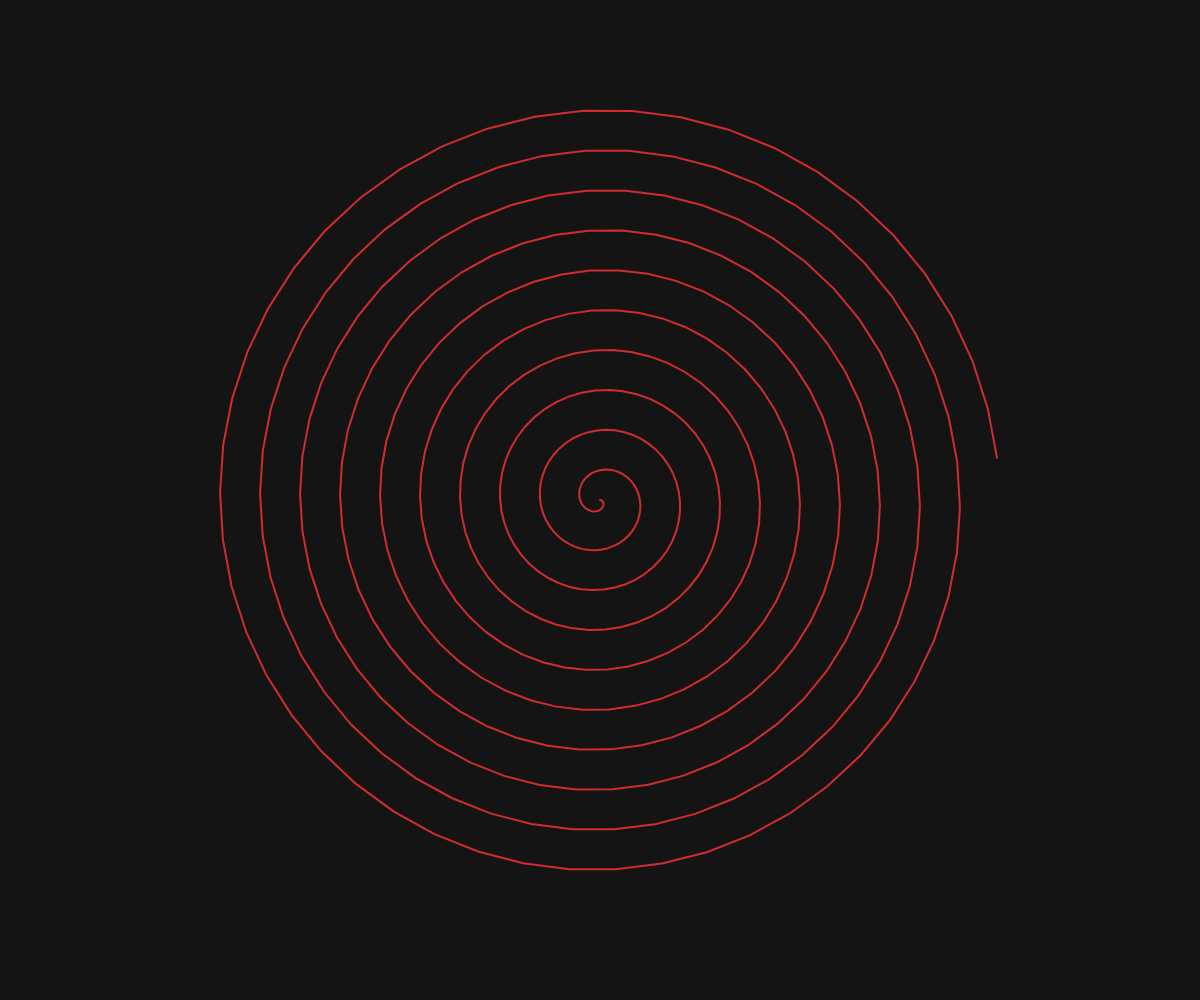
Frame 1 (no input)
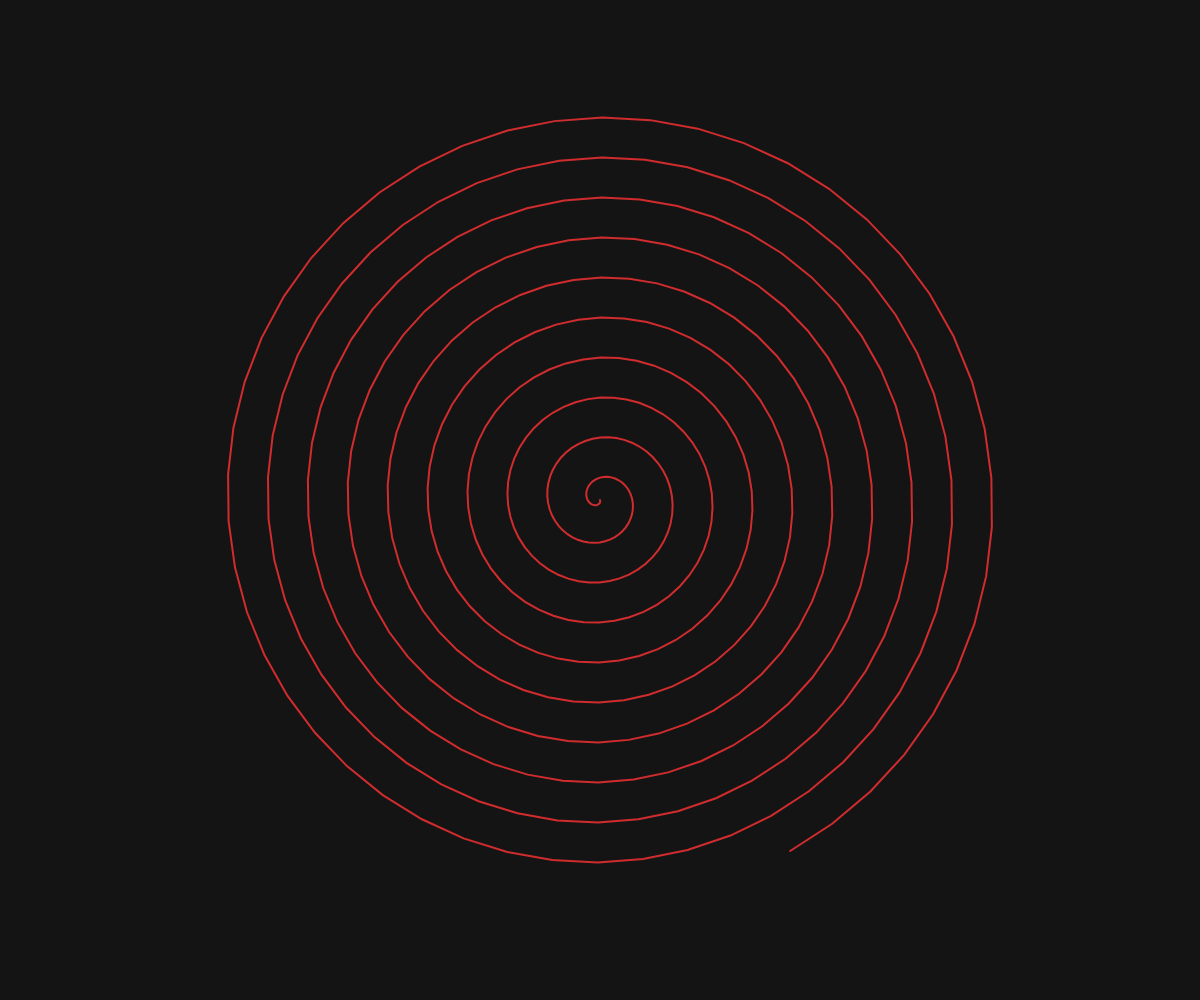
Frame 60 (no input)
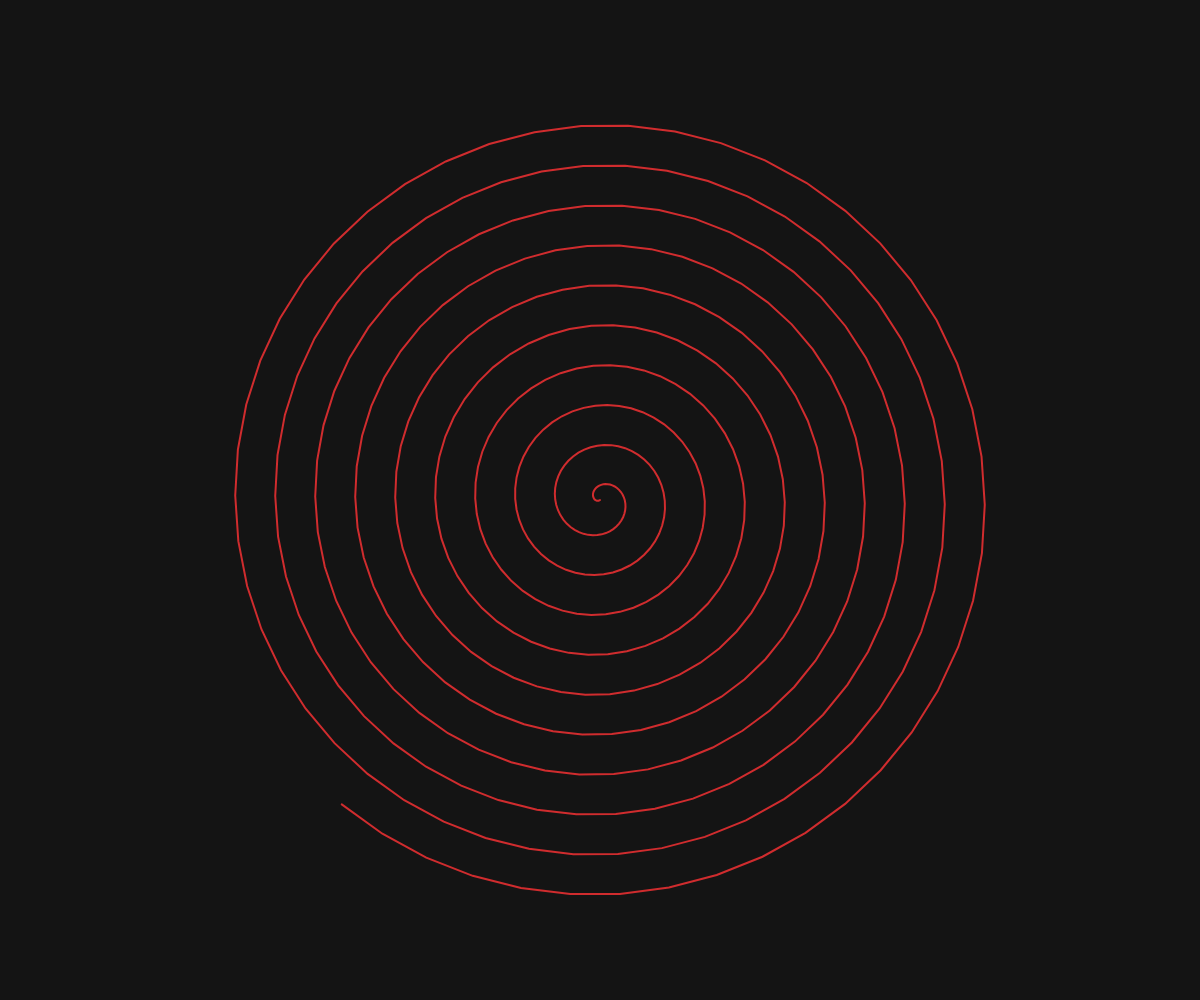
Frame 120 (the mouse pressed at the canvas centre since frame 60)

The p5.js sketch that drew these frames (run headless with seeded random() and noise() and a simulated clock; from frame 60 on, the mouse is pressed at the canvas centre):

// p5.js sketch
// ── sketch.js
function setup() {
  createCanvas(windowWidth, windowHeight);
}

function draw() {
  background(20);
  translate(width / 2, height / 2);

  let numPoints = 500;
  let maxRadius = min(width, height) * 0.4;

  noFill();
  beginShape();
  for (let i = 0; i < numPoints; i++) {
    let angle = map(i, 0, numPoints, 0, TWO_PI * 10);
    let radius = map(i, 0, numPoints, 0, maxRadius);
    let x = cos(angle + frameCount * 0.02) * radius;
    let y = sin(angle + frameCount * 0.02) * radius;

    let hue = map(i, 0, numPoints, 0, 360);
    colorMode(HSB);
    stroke(hue, 80, 100, 0.8);
    colorMode(RGB);
    strokeWeight(2);
    vertex(x, y);
  }
  endShape();
}

function windowResized() {
  resizeCanvas(windowWidth, windowHeight);
}
